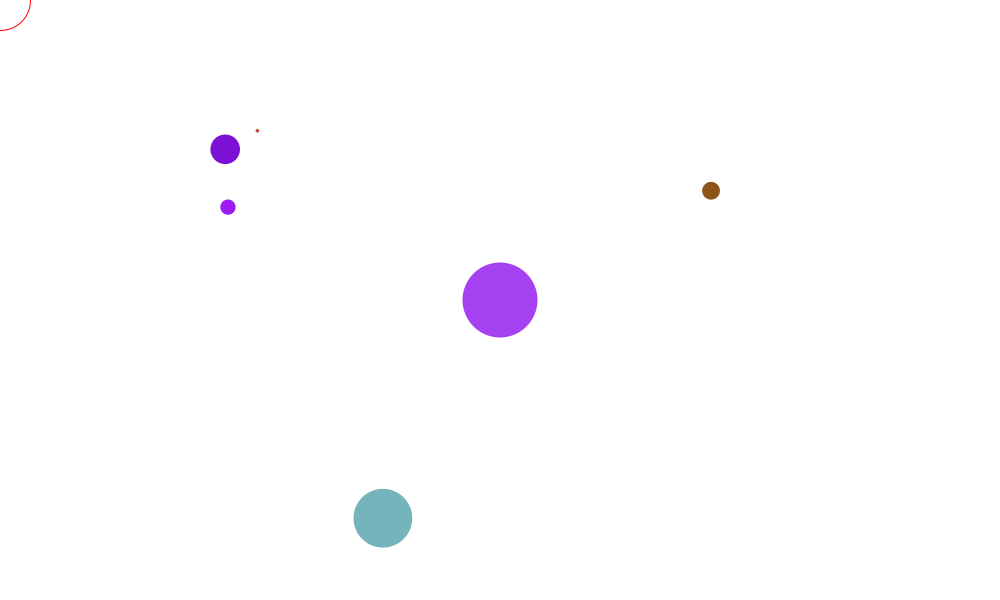
Frame 1 (no input)
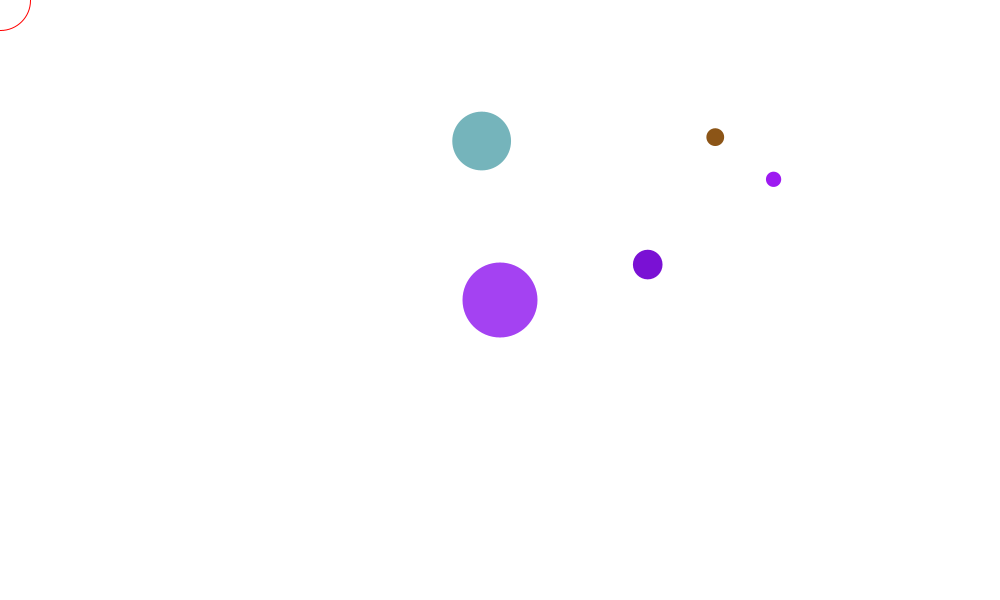
Frame 60 (the mouse pressed at the canvas centre just before this capture)
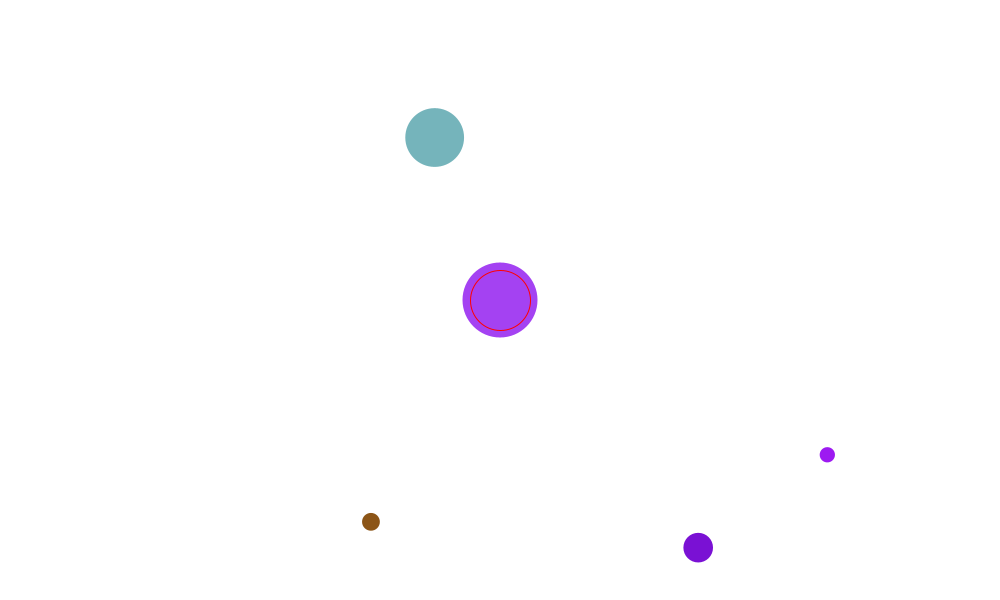
Frame 120 (the mouse held since frame 60 and released just before this capture)

The Processing sketch that drew these frames (run headless with seeded random() and noise(); from frame 60 on, the mouse is pressed at the canvas centre):

// Processing sketch: solar_sys
// ── solar_sys.pde
Planet sun;
ArrayList<Planet> planets;
int mouseRadius = 30, numPlanets=5;

void setup() {
  size(1000, 600);
  sun = new Planet(150, new PVector(width/2, height/2), 0);
  planets = new ArrayList<Planet>();
  for (int i=0; i<numPlanets; i++) {
    Planet p = new Planet(random(sun.mass), sun.generatePositionForMoon(), (int)random(2));
    p.applyLinearImpulse(new PVector(200,-150));
    planets.add(p);
  }
}

void draw() {
  background(255);
  sun.update();
  sun.draw();
  for (Planet p : planets) {
    sun.attract(p);
    p.update();
    p.draw();
  }
  noFill();
  stroke(255, 0, 0);
  circle(mouseX, mouseY, mouseRadius*2);
}

// ── Collider2D.pde
class Collider2D {

  PhysicsBody b1, b2;

  Collider2D(PhysicsBody b1,PhysicsBody b2) {
    this.b1 = b1;
    this.b2 = b2;
  }


  void resolve() {
    PVector b12b2 =  PVector.sub(b2.position, b1.position);
    float d = b12b2.mag();
    if (d>b1.radius+b2.radius) return;   
    b12b2.normalize().mult(b1.radius + b2.radius-d);
    
  }
}

enum ColliderType {
  CIRCLE
}

// ── PhysicsBody.pde
float g=1, G=5, density=4;

class PhysicsBody {

  PVector position, velocity, acceleration;
  float radius, mass;

  color c;

  PhysicsBody(float m, PVector pos) {
    radius = m/density; // not an actual formula, just to simplify the calculation
    mass = m;
    position = pos.copy();
    velocity = new PVector();
    acceleration = new PVector();
    c = color(random(255), random(255), random(255));
  }

  void draw() {
    fill(c);
    noStroke();
    circle(position.x, position.y, radius * 2);
  }

  void attract(PhysicsBody pBody) {
    PVector r = PVector.sub(position, pBody.position);
    float d = constrain(r.mag(), 10, 60);
    PVector force = r.normalize();
    force.mult(G * mass * pBody.mass/pow(d, 2));
    pBody.applyLinearImpulse(force);
  }

  void update() {
    velocity.add(acceleration);
    position.add(velocity);
    acceleration.mult(0);
}

  void applyLinearImpulse(PVector force) {
    acceleration.add(force.div(mass));
  }

  // this will not cause the object to rotate on its own axis
  void applyLinearImpulse(PVector point, PVector force) {

    pushMatrix();
    translate(position.x, position.y);
    if (dist(position.x, position.y, point.x, point.y)>radius ) {
      return;
    }
    PVector f = PVector.fromAngle(atan(position.y-point.y/position.x-point.x));
    f.setMag(force.mag());
    popMatrix();
    print(f.mag());
    applyLinearImpulse(f);
  }

  void gravity() {

    applyLinearImpulse(new PVector(0, g));
  }

  void collideWithWalls() {
    if (position.x + radius >= width) {
      velocity.x *= -1;
      position.x = width - radius;
    } else if ( position.x - radius <= 0) {
      velocity.x *= -1;
      position.x = radius;
    }
    if (position.y - radius  <= 0 ) {
      velocity.y *= -1;
      position.y = radius ;
    } else if (position.y + radius >= height) {
      velocity.y *= -1;
      position.y = height - radius;
    }
  }

}

// ── Planet.pde
class Planet extends PhysicsBody {

  ArrayList<PhysicsBody> moons;
  ArrayList<PVector> trails;

  Planet(float m, PVector pos, int num_moons) {
    super(m, pos);
    moons = new ArrayList<PhysicsBody>();
    trails = new ArrayList<PVector>();
    for (int i=0; i<num_moons; i++) {
      PhysicsBody pb = new PhysicsBody(random(5, mass), generatePositionForMoon());
      pb.applyLinearImpulse(new PVector(random(-25, 25), random(-25, 25)));
      moons.add(pb);
      trails.add(pb.position);
    }
  }


  PVector generatePositionForMoon() {
    pushMatrix();
    PVector pos=new PVector();
    translate(position.x, position.y);
    while (!isValidPos(pos.x) || !isValidPos(pos.y)) {
      if (  !isValidPos(pos.x)) {
        pos.x = random(position.x-radius-250, position.x+radius+250);
      }
      if (!isValidPos(pos.y)) {
        pos.y =  random(position.y-radius-250, position.y+radius+250);
      }
    }
    popMatrix();
    return pos;
  }

  boolean isValidPos(float pos) {
    return pos<-radius || pos>radius;
  }

  @Override
    void update() {
    super.update();

    for (PhysicsBody pb : moons) {
      pb.update();
      attract(pb);
    }
  }

  void drawMoons() {
    for (PhysicsBody pb : moons) {
      pb.draw();
    }
  }

  void drawMoonTrails() {
    for (int i=0; i<moons.size(); i++) {
      PhysicsBody pb = moons.get(i);
      strokeWeight(2);
      stroke(pb.c);
      point(trails.get(i).x, trails.get(i).y);
      
      //not related to the class
      //if (dist(pb.position.x, pb.position.y, mouseX, mouseY)<= mouseRadius + pb.radius) {
      //  PVector r = PVector.sub(pb.position, new PVector(mouseX, mouseY));
      //  float d = constrain(r.mag(), 10, 50);
      //  PVector force = r.normalize();
      //  force.mult(G * 30 * pb.mass/pow(d, 2));
      //  pb.applyLinearImpulse(force);
      //}
    }
  }
}

// ── Star.pde
class Star extends Planet{
  
  
  
  Star(float m,PVector pos,int num_planets){
    super(m,pos,num_planets);  
  }

  
}
